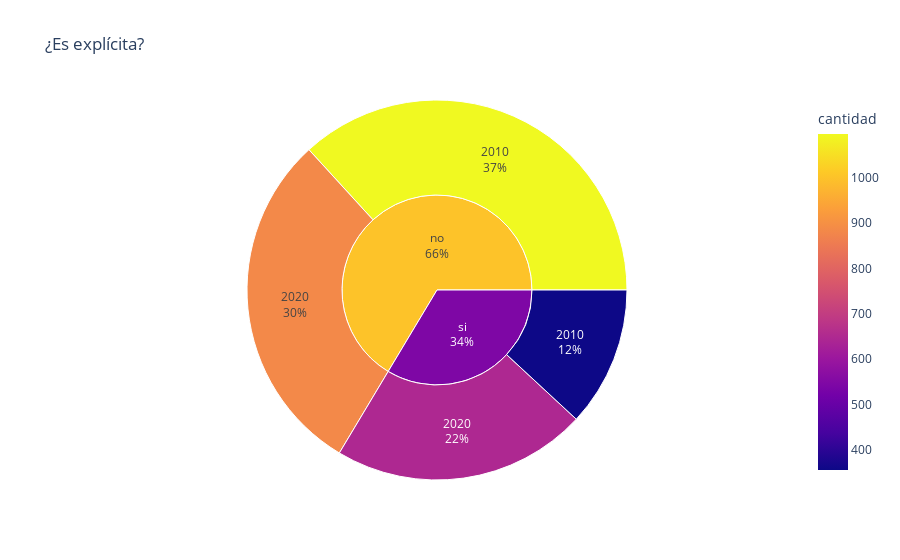

Here is the notebook cell this chart was saved with:
### Code cell
##Sunburst con los porcentajes generales de canciones explícitas
figExplicitAll = sunburstYearExplicit = px.sunburst(dfExplicit, title ='¿Es explícita?',
                                        path=['explicit', 'year'],
                                        values = 'cantidad',
                                        color = 'cantidad',
                                        labels = {'parent' : '','explicit': 'explícito', 'id' : 'Sección', 'labels' : 'Sección', 'cantidad_sum' : 'Total de entradas'}
                                        )
figExplicitAll.update_traces(textinfo="label+percent root", insidetextorientation='horizontal' )
                                        
figExplicitAll.show()

##exportatSunburst
figExplicitAll.write_html("charts/explícito-SunburstGeneral.html", include_plotlyjs=False,full_html=False)

### Figure 1 — Plotly figure (JSON) as saved in the notebook; plotly's stock layout.template omitted (floating-point values rounded to 4 significant figures)
{"data": [{"branchvalues": "total", "customdata": [[1097], [355], [884], [647], [1002.0], [543.5]], "domain": {"x": [0, 1], "y": [0, 1]}, "hovertemplate": "Sección=%{id}<br>Total de entradas=%{value}<br>=%{parent}<br>cantidad=%{color}<extra></extra>", "ids": ["no/2010", "si/2010", "no/2020", "si/2020", "no", "si"], "insidetextorientation": "horizontal", "labels": ["2010", "2010", "2020", "2020", "no", "si"], "marker": {"coloraxis": "coloraxis", "colors": [1097, 355, 884, 647, 1002.0, 543.5]}, "name": "", "parents": ["no", "si", "no", "si", "", ""], "textinfo": "label+percent root", "type": "sunburst", "values": [1097, 355, 884, 647, 1981, 1002]}], "layout": {"coloraxis": {"colorbar": {"title": {"text": "cantidad"}}, "colorscale": [[0, "#0d0887"], [0.1111, "#46039f"], [0.2222, "#7201a8"], [0.3333, "#9c179e"], [0.4444, "#bd3786"], [0.5556, "#d8576b"], [0.6667, "#ed7953"], [0.7778, "#fb9f3a"], [0.8889, "#fdca26"], [1, "#f0f921"]]}, "legend": {"tracegroupgap": 0}, "title": {"text": "¿Es explícita?"}}}
